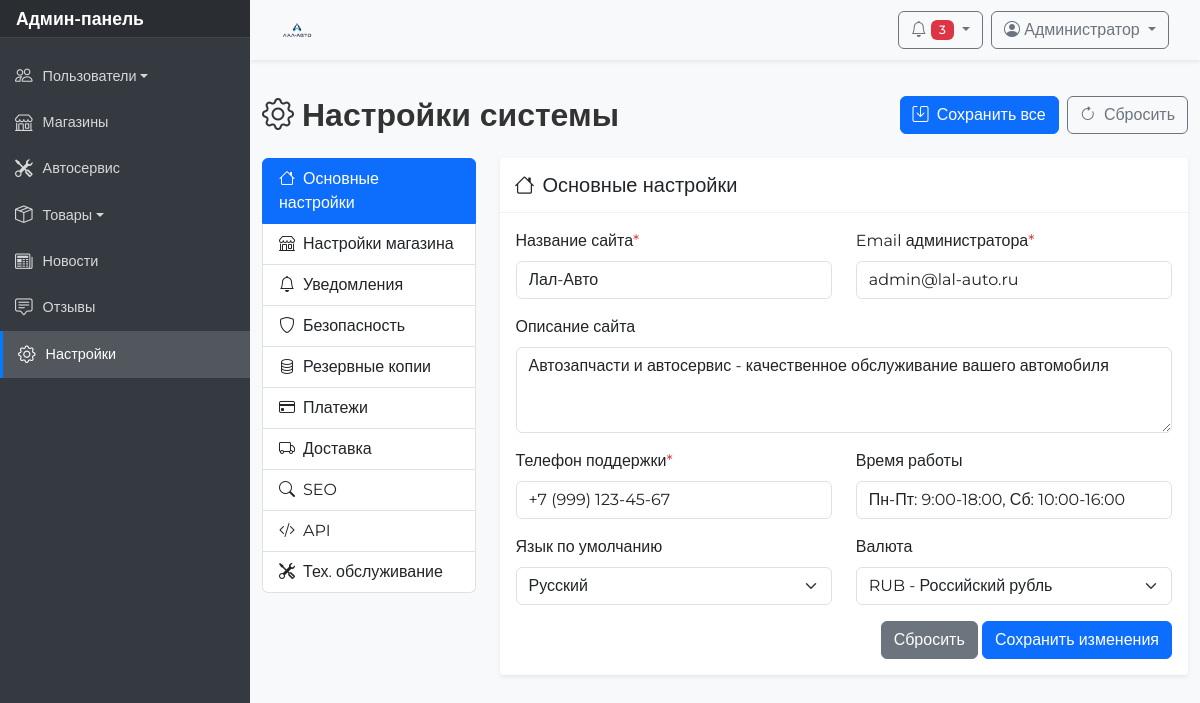
Page /admin.php?section=settings (signed in) on the earlier database version.
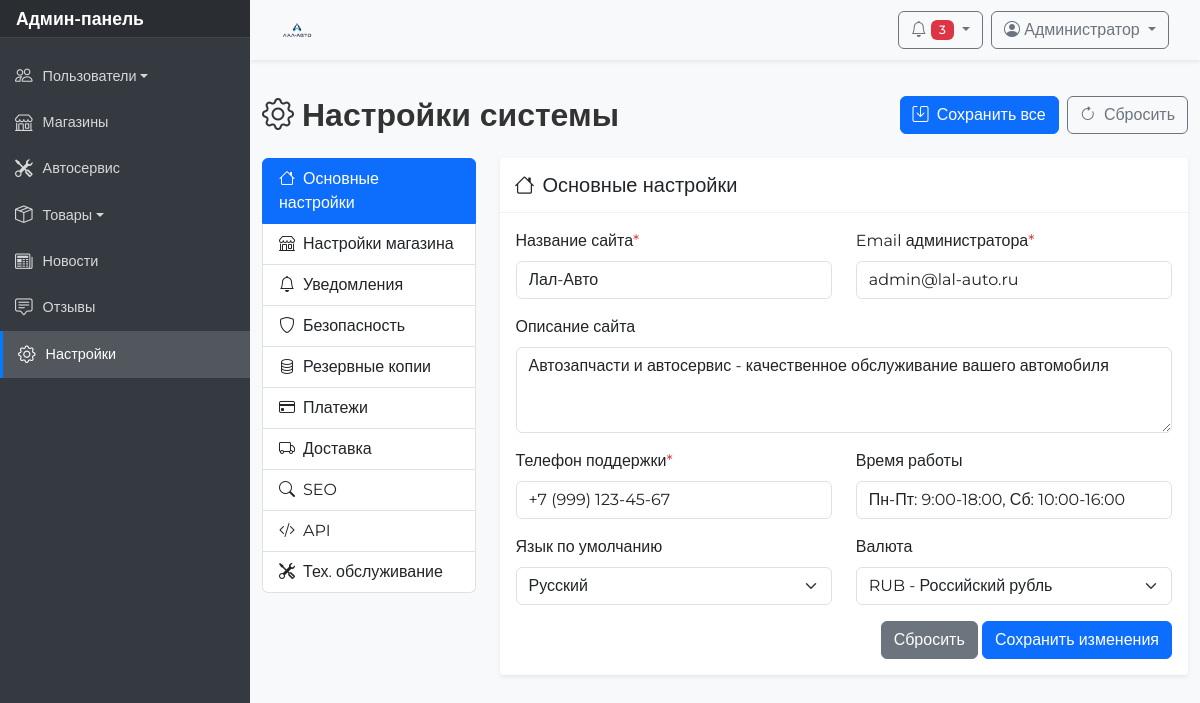
Same page on the later database version.
### tables this page shows
CREATE TABLE `settings` (
  `id` int(11) NOT NULL,
  `setting_key` varchar(100) NOT NULL,
  `setting_value` text,
  `setting_group` varchar(50) DEFAULT 'general',
  `setting_type` varchar(20) DEFAULT 'text',
  `label` varchar(200) DEFAULT NULL,
  `description` text,
  `options` text,
  `is_public` tinyint(1) DEFAULT '0',
  `created_at` timestamp NULL DEFAULT CURRENT_TIMESTAMP,
  `updated_at` timestamp NULL DEFAULT CURRENT_TIMESTAMP ON UPDATE CURRENT_TIMESTAMP
);

### sections/settings.php (the view, shortened to what the changed rows need)
<?php
$active_tab = $_GET['tab'] ?? 'general';
function get_setting($key, $default = '')
{
    global $conn;
    $stmt = $conn->prepare("SELECT setting_value FROM settings WHERE setting_key = ?");
    $stmt->bind_param("s", $key);
    $stmt->execute();
    $result = $stmt->get_result();
    if ($result->num_rows > 0)
    {
        $row = $result->fetch_assoc();
        return $row['setting_value'];
    }
    $defaults = get_default_settings();
    return isset($defaults[$key]) ? $defaults[$key]['value'] : $default;
}
function get_default_settings()
{
    return $defaults;
}
$check_table = $conn->query("SHOW TABLES LIKE 'backup_logs'");
if ($check_table->num_rows > 0)
{
    $backup_stats_stmt = $conn->query("SELECT COUNT(*) as total, SUM(CASE WHEN status = 'success' THEN 1 ELSE 0 END) as successful, SUM(CASE WHEN status = 'failed' THEN 1 ELSE 0 END) as failed, COALESCE(SUM(file_size), 0) as total_size FROM backup_logs");
}
?>
<div class="d-flex flex-column flex-md-row justify-content-between align-items-center mb-4">
    <h2 class="mb-3 mb-md-0">
        <i class="bi bi-gear me-2"></i>Настройки системы
    </h2>
    <div class="d-flex gap-2">
        <button type="button" class="btn btn-primary" onclick="saveAllSettings()">
            <i class="bi bi-save me-1"></i>
            <span class="d-none d-sm-inline">Сохранить все</span>
        </button>
        <button type="button" class="btn btn-outline-secondary" onclick="resetSettings()">
            <i class="bi bi-arrow-clockwise me-1"></i>
            <span class="d-none d-sm-inline">Сбросить</span>
        </button>
    </div>
</div>
<div class="row">
    <div class="col-md-3">
        <div class="list-group" id="settingsTabs" role="tablist">
            <a class="list-group-item list-group-item-action <?= $active_tab == 'general' ? 'active' : '' ?>"
               data-bs-toggle="list" href="#general" role="tab" onclick="setActiveTab('general')">
                <i class="bi bi-house me-2"></i>Основные настройки
            </a>
            <a class="list-group-item list-group-item-action <?= $active_tab == 'store' ? 'active' : '' ?>"
               data-bs-toggle="list" href="#store" role="tab" onclick="setActiveTab('store')">
                <i class="bi bi-shop me-2"></i>Настройки магазина
            </a>
            <a class="list-group-item list-group-item-action <?= $active_tab == 'notifications' ? 'active' : '' ?>"
               data-bs-toggle="list" href="#notifications" role="tab" onclick="setActiveTab('notifications')">
                <i class="bi bi-bell me-2"></i>Уведомления
            </a>
            <a class="list-group-item list-group-item-action <?= $active_tab == 'security' ? 'active' : '' ?>"
               data-bs-toggle="list" href="#security" role="tab" onclick="setActiveTab('security')">
                <i class="bi bi-shield me-2"></i>Безопасность
            </a>
            <a class="list-group-item list-group-item-action <?= $active_tab == 'backup' ? 'active' : '' ?>"
               data-bs-toggle="list" href="#backup" role="tab" onclick="setActiveTab('backup')">
                <i class="bi bi-database me-2"></i>Резервные копии
            </a>
            <a class="list-group-item list-group-item-action <?= $active_tab == 'payment' ? 'active' : '' ?>"
               data-bs-toggle="list" href="#payment" role="tab" onclick="setActiveTab('payment')">
                <i class="bi bi-credit-card me-2"></i>Платежи
            </a>
            <a class="list-group-item list-group-item-action <?= $active_tab == 'shipping' ? 'active' : '' ?>"
               data-bs-toggle="list" href="#shipping" role="tab" onclick="setActiveTab('shipping')">
                <i class="bi bi-truck me-2"></i>Доставка
            </a>
            <a class="list-group-item list-group-item-action <?= $active_tab == 'seo' ? 'active' : '' ?>"
               data-bs-toggle="list" href="#seo" role="tab" onclick="setActiveTab('seo')">
                <i class="bi bi-search me-2"></i>SEO
            </a>
            <a class="list-group-item list-group-item-action <?= $active_tab == 'api' ? 'active' : '' ?>"
               data-bs-toggle="list" href="#api" role="tab" onclick="setActiveTab('api')">
                <i class="bi bi-code-slash me-2"></i>API
            </a>
            <a class="list-group-item list-group-item-action <?= $active_tab == 'maintenance' ? 'active' : '' ?>"
               data-bs-toggle="list" href="#maintenance" role="tab" onclick="setActiveTab('maintenance')">
                <i class="bi bi-tools me-2"></i>Тех. обслуживание
            </a>
        </div>
    </div>
    <div class="col-md-9">
        <div class="tab-content">
            <div class="tab-pane fade <?= $active_tab == 'general' ? 'show active' : '' ?>" id="general" role="tabpanel">
                <div class="card shadow-sm">
                    <div class="card-header bg-white">
                        <h5 class="mb-0"><i class="bi bi-house me-2"></i>Основные настройки</h5>
                    </div>
                    <div class="card-body">
                        <form method="POST" action="" id="generalForm">
                            <div class="row">
                                <div class="col-md-6">
                                    <div class="mb-3">
                                        <label class="form-label">Название сайта<span class="text-danger">*</span></label>
                                        <input type="text" class="form-control" name="setting_site_name" value="<?= htmlspecialchars(get_setting('site_name', 'Лал-Авто')) ?>" required>
                                    </div>
                                </div>
                                <div class="col-md-6">
                                    <div class="mb-3">
                                        <label class="form-label">Email администратора<span class="text-danger">*</span></label>
                                        <input type="email" class="form-control" name="setting_admin_email" value="<?= htmlspecialchars(get_setting('admin_email', 'admin@lal-auto.ru')) ?>" required>
                                    </div>
                                </div>
                            </div>
                            <div class="mb-3">
                                <label class="form-label">Описание сайта</label>
                                <textarea class="form-control" name="setting_site_description" rows="3"><?= htmlspecialchars(get_setting('site_description', 'Автозапчасти и автосервис - качественное обслуживание вашего автомобиля')) ?></textarea>
                            </div>
                            <div class="row">
                                <div class="col-md-6">
                                    <div class="mb-3">
                                        <label class="form-label">Телефон поддержки<span class="text-danger">*</span></label>
                                        <input type="tel" class="form-control" name="setting_support_phone" value="<?= htmlspecialchars(get_setting('support_phone', '+7 (999) 123-45-67')) ?>" required>
                                    </div>
                                </div>
                                <div class="col-md-6">
                                    <div class="mb-3">
                                        <label class="form-label">Время работы</label>
                                        <input type="text" class="form-control" name="setting_working_hours" value="<?= htmlspecialchars(get_setting('working_hours', 'Пн-Пт: 9:00-18:00, Сб: 10:00-16:00')) ?>">
                                    </div>
                                </div>
                            </div>
                            <div class="row">
                                <div class="col-md-6">
                                    <div class="mb-3">
                                        <label class="form-label">Язык по умолчанию</label>
                                        <select class="form-select" name="setting_default_language">
                                            <?php
                                            $languages = ['Русский', 'English', 'Deutsch'];
                                            $current_lang = get_setting('default_language', 'Русский');
                                            foreach ($languages as $lang)
                                            {
                                                $selected = $current_lang == $lang ? 'selected' : '';
                                                echo "<option value=\"$lang\" $selected>$lang</option>";
                                            }
                                            ?>
                                        </select>
                                    </div>
                                </div>
                                <div class="col-md-6">
                                    <div class="mb-3">
                                        <label class="form-label">Валюта</label>
                                        <select class="form-select" name="setting_currency">
                                            <?php
                                            $currencies = [
                                                'RUB' => 'RUB - Российский рубль',
                                                'USD' => 'USD - Доллар США',
                                                'EUR' => 'EUR - Евро'
                                            ];
                                            $current_currency = get_setting('currency', 'RUB');
                                            foreach ($currencies as $code => $name)
                                            {
                                                $selected = $current_currency == $code ? 'selected' : '';
                                                echo "<option value=\"$code\" $selected>$name</option>";
                                            }
                                            ?>
                                        </select>
                                    </div>
                                </div>
                            </div>
                            <div class="text-end">
                                <button type="button" class="btn btn-secondary" onclick="resetTab('general')">Сбросить</button>
                                <button type="submit" class="btn btn-primary">Сохранить изменения</button>
                            </div>
                        </form>
                    </div>
                </div>
            </div>
        </div>
    </div>
</div>

Differences in the rows shown:
added settings: setting_site_name "Лал-Авто"
added settings: setting_admin_email "admin@lal-auto.ru"
added settings: setting_site_description "Автозапчасти и автосервис - качественное обслуживание вашего автомобиля"
added settings: setting_support_phone "+7 (999) 123-45-67"
added settings: setting_working_hours "Пн-Пт: 9:00-18:00, Сб: 10:00-16:00"
Other differences:
form field setting_site_name: "Лал-Авто" → (not shown)
form field setting_admin_email: "admin@lal-auto.ru" → (not shown)
form field setting_site_description: "Автозапчасти и автосервис - качественное обслуживание вашего автомобиля" → (not shown)
form field setting_support_phone: "+7 (999) 123-45-67" → (not shown)
form field setting_working_hours: "Пн-Пт: 9:00-18:00, Сб: 10:00-16:00" → (not shown)
